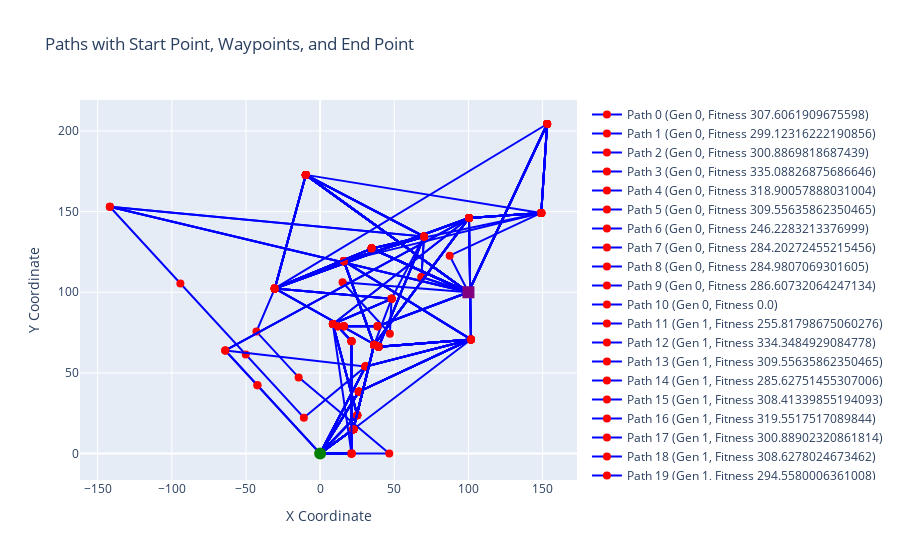

Write notebook code for a chart like this one.
### Code cell
import pandas as pd
import json
import plotly.graph_objects as go

# Define start and end points
start_point = (0, 0)  # Example: (X, Y)
end_point = (100, 100)  # Example: (X, Y)

# Load the CSV file
df = pd.read_csv("GenerticEvolution_20250208-1.csv")

# Parse the JSON string in the 'Waypoints' column
df["Waypoints"] = df["Waypoints"].apply(json.loads)

# Extract Waypoints into a separate DataFrame
waypoints_data = []
for index, row in df.iterrows():
    for waypoint in row["Waypoints"]:
        waypoints_data.append({
            "PathIndividual_ID": index,
            "X": waypoint["Position"]["X"],
            "Y": waypoint["Position"]["Y"],
            "GenerationNumber": row["Generation"],
            "Fitness": row["Fitness"]
        })

waypoints_df = pd.DataFrame(waypoints_data)

# Create a Plotly figure
fig = go.Figure()

# Group waypoints by PathIndividual_ID
grouped = waypoints_df.groupby("PathIndividual_ID")

# Add lines and markers for each path
for name, group in grouped:
    # Get the GenerationNumber for this path
    generation_number = group["GenerationNumber"].iloc[0]
    path_number = group["PathIndividual_ID"].iloc[0]
    fitness = group["Fitness"].iloc[0]
    
    # Combine StartPoint, Waypoints, and EndPoint into a single list of coordinates
    x_coords = [start_point[0]] + group["X"].tolist() + [end_point[0]]
    y_coords = [start_point[1]] + group["Y"].tolist() + [end_point[1]]

    # Add a trace for the path
    fig.add_trace(go.Scatter(
        x=x_coords,
        y=y_coords,
        mode='lines+markers',  # Draw lines and markers
        name=f"Path {name} (Gen {generation_number}, Fitness {fitness})",  # Include GenerationNumber in the legend
        line=dict(color='blue', width=2),  # Customize line color and width
        marker=dict(size=8, color='red'),  # Customize marker size and color
        text=f"Gen {generation_number}, Path {path_number}",  # Add hover text
        hoverinfo='text+x+y'  # Show hover information
    ))

# Add a trace for the start point
fig.add_trace(go.Scatter(
    x=[start_point[0]],
    y=[start_point[1]],
    mode='markers',
    name='Start Point',
    marker=dict(size=12, color='green', symbol='circle'),
    hoverinfo='text+x+y',
    text=["Start"]
))

# Add a trace for the end point
fig.add_trace(go.Scatter(
    x=[end_point[0]],
    y=[end_point[1]],
    mode='markers',
    name='End Point',
    marker=dict(size=12, color='purple', symbol='square'),
    hoverinfo='text+x+y',
    text=["End"]
))

# Update layout
fig.update_layout(
    title="Paths with Start Point, Waypoints, and End Point",
    xaxis_title="X Coordinate",
    yaxis_title="Y Coordinate",
    showlegend=True
)

# Show the plot
fig.show()

### Figure 1 — Plotly figure (JSON) as saved in the notebook; plotly's stock layout.template omitted (floating-point values rounded to 4 significant figures)
{"data": [{"hoverinfo": "text+x+y", "line": {"color": "blue", "width": 2}, "marker": {"color": "red", "size": 8}, "mode": "lines+markers", "name": "Path 0 (Gen 0, Fitness 307.6061909675598)", "text": "Gen 0, Path 0", "type": "scatter", "x": [0, 26.11, 101.7, 39.46, 70.06, -9.672, 100], "y": [0, 38.34, 70.73, 66.16, 134.6, 172.8, 100]}, {"hoverinfo": "text+x+y", "line": {"color": "blue", "width": 2}, "marker": {"color": "red", "size": 8}, "mode": "lines+markers", "name": "Path 1 (Gen 0, Fitness 299.12316222190856)", "text": "Gen 0, Path 1", "type": "scatter", "x": [0, 46.64, -14.52, -42.94, -30.56, 34.8, 100], "y": [0, 0, 47.21, 75.63, 102.4, 127.1, 100]}, {"hoverinfo": "text+x+y", "line": {"color": "blue", "width": 2}, "marker": {"color": "red", "size": 8}, "mode": "lines+markers", "name": "Path 2 (Gen 0, Fitness 300.8869818687439)", "text": "Gen 0, Path 2", "type": "scatter", "x": [0, 21.16, 8.584, 100.4, 149.1, 153.1, 100], "y": [0, 0, 80.27, 146.1, 149.2, 204.4, 100]}, {"hoverinfo": "text+x+y", "line": {"color": "blue", "width": 2}, "marker": {"color": "red", "size": 8}, "mode": "lines+markers", "name": "Path 3 (Gen 0, Fitness 335.08826875686646)", "text": "Gen 0, Path 3", "type": "scatter", "x": [0, 26.11, 101.7, 39.46, 70.06, -141.8, 100], "y": [0, 38.34, 70.73, 66.16, 134.6, 153.0, 100]}, {"hoverinfo": "text+x+y", "line": {"color": "blue", "width": 2}, "marker": {"color": "red", "size": 8}, "mode": "lines+markers", "name": "Path 4 (Gen 0, Fitness 318.90057888031004)", "text": "Gen 0, Path 4", "type": "scatter", "x": [0, 30.61, -10.97, -50.15, -94.25, -141.8, 100], "y": [0, 53.88, 22.22, 61.39, 105.5, 153.0, 100]}, {"hoverinfo": "text+x+y", "line": {"color": "blue", "width": 2}, "marker": {"color": "red", "size": 8}, "mode": "lines+markers", "name": "Path 5 (Gen 0, Fitness 309.55635862350465)", "text": "Gen 0, Path 5", "type": "scatter", "x": [0, -42.28, -63.94, 100.4, 149.1, 153.1, 100], "y": [0, 42.28, 63.94, 146.1, 149.2, 204.4, 100]}, {"hoverinfo": "text+x+y", "line": {"color": "blue", "width": 2}, "marker": {"color": "red", "size": 8}, "mode": "lines+markers", "name": "Path 6 (Gen 0, Fitness 246.2283213376999)", "text": "Gen 0, Path 6", "type": "scatter", "x": [0, 22.4, 36.39, 16.03, -30.56, 34.8, 100], "y": [0, 15.06, 67.39, 119.3, 102.4, 127.1, 100]}, {"hoverinfo": "text+x+y", "line": {"color": "blue", "width": 2}, "marker": {"color": "red", "size": 8}, "mode": "lines+markers", "name": "Path 7 (Gen 0, Fitness 284.20272455215456)", "text": "Gen 0, Path 7", "type": "scatter", "x": [0, 30.61, 101.7, 39.46, 70.06, 68.29, 100], "y": [0, 53.88, 70.73, 66.16, 134.6, 109.5, 100]}, {"hoverinfo": "text+x+y", "line": {"color": "blue", "width": 2}, "marker": {"color": "red", "size": 8}, "mode": "lines+markers", "name": "Path 8 (Gen 0, Fitness 284.9807069301605)", "text": "Gen 0, Path 8", "type": "scatter", "x": [0, 25.04, 8.584, 100.4, 149.1, 87.36, 100], "y": [0, 23.76, 80.27, 146.1, 149.2, 122.7, 100]}, {"hoverinfo": "text+x+y", "line": {"color": "blue", "width": 2}, "marker": {"color": "red", "size": 8}, "mode": "lines+markers", "name": "Path 9 (Gen 0, Fitness 286.60732064247134)", "text": "Gen 0, Path 9", "type": "scatter", "x": [0, 25.04, 8.584, 48.14, 47.02, 15.13, 100], "y": [0, 23.76, 80.27, 95.95, 74.29, 106.2, 100]}, {"hoverinfo": "text+x+y", "line": {"color": "blue", "width": 2}, "marker": {"color": "red", "size": 8}, "mode": "lines+markers", "name": "Path 10 (Gen 0, Fitness 0.0)", "text": "Gen 0, Path 10", "type": "scatter", "x": [0, 21.15, 21.15, 11.85, 16.02, 38.72, 100], "y": [0, 0, 69.6, 78.9, 78.9, 78.9, 100]}, {"hoverinfo": "text+x+y", "line": {"color": "blue", "width": 2}, "marker": {"color": "red", "size": 8}, "mode": "lines+markers", "name": "Path 11 (Gen 1, Fitness 255.81798675060276)", "text": "Gen 1, Path 11", "type": "scatter", "x": [0, 22.4, 36.39, 16.03, 70.06, -9.672, 100], "y": [0, 15.06, 67.39, 119.3, 134.6, 172.8, 100]}, {"hoverinfo": "text+x+y", "line": {"color": "blue", "width": 2}, "marker": {"color": "red", "size": 8}, "mode": "lines+markers", "name": "Path 12 (Gen 1, Fitness 334.3484929084778)", "text": "Gen 1, Path 12", "type": "scatter", "x": [0, 26.11, 101.7, 39.46, 70.06, -141.8, 100], "y": [0, 38.34, 70.73, 66.16, 134.6, 153.0, 100]}, {"hoverinfo": "text+x+y", "line": {"color": "blue", "width": 2}, "marker": {"color": "red", "size": 8}, "mode": "lines+markers", "name": "Path 13 (Gen 1, Fitness 309.55635862350465)", "text": "Gen 1, Path 13", "type": "scatter", "x": [0, -42.28, -63.94, 100.4, 149.1, 153.1, 100], "y": [0, 42.28, 63.94, 146.1, 149.2, 204.4, 100]}, {"hoverinfo": "text+x+y", "line": {"color": "blue", "width": 2}, "marker": {"color": "red", "size": 8}, "mode": "lines+markers", "name": "Path 14 (Gen 1, Fitness 285.62751455307006)", "text": "Gen 1, Path 14", "type": "scatter", "x": [0, 30.61, 101.7, 39.46, 70.06, 68.29, 100], "y": [0, 53.88, 70.73, 66.16, 134.6, 109.5, 100]}, {"hoverinfo": "text+x+y", "line": {"color": "blue", "width": 2}, "marker": {"color": "red", "size": 8}, "mode": "lines+markers", "name": "Path 15 (Gen 1, Fitness 308.41339855194093)", "text": "Gen 1, Path 15", "type": "scatter", "x": [0, 25.04, 8.584, 48.14, 70.06, -9.672, 100], "y": [0, 23.76, 80.27, 95.95, 134.6, 172.8, 100]}, {"hoverinfo": "text+x+y", "line": {"color": "blue", "width": 2}, "marker": {"color": "red", "size": 8}, "mode": "lines+markers", "name": "Path 16 (Gen 1, Fitness 319.5517517089844)", "text": "Gen 1, Path 16", "type": "scatter", "x": [0, 30.61, -63.94, 100.4, 149.1, 153.1, 100], "y": [0, 53.88, 63.94, 146.1, 149.2, 204.4, 100]}, {"hoverinfo": "text+x+y", "line": {"color": "blue", "width": 2}, "marker": {"color": "red", "size": 8}, "mode": "lines+markers", "name": "Path 17 (Gen 1, Fitness 300.88902320861814)", "text": "Gen 1, Path 17", "type": "scatter", "x": [0, 30.61, 101.7, 39.46, -30.56, 34.8, 100], "y": [0, 53.88, 70.73, 66.16, 102.4, 127.1, 100]}, {"hoverinfo": "text+x+y", "line": {"color": "blue", "width": 2}, "marker": {"color": "red", "size": 8}, "mode": "lines+markers", "name": "Path 18 (Gen 1, Fitness 308.6278024673462)", "text": "Gen 1, Path 18", "type": "scatter", "x": [0, 26.11, 101.7, 100.4, 149.1, 153.1, 100], "y": [0, 38.34, 70.73, 146.1, 149.2, 204.4, 100]}, {"hoverinfo": "text+x+y", "line": {"color": "blue", "width": 2}, "marker": {"color": "red", "size": 8}, "mode": "lines+markers", "name": "Path 19 (Gen 1, Fitness 294.5580006361008)", "text": "Gen 1, Path 19", "type": "scatter", "x": [0, 22.4, 36.39, 16.03, -30.56, 34.8, 100], "y": [0, 15.06, 67.39, 119.3, 102.4, 127.1, 100]}, {"hoverinfo": "text+x+y", "line": {"color": "blue", "width": 2}, "marker": {"color": "red", "size": 8}, "mode": "lines+markers", "name": "Path 20 (Gen 1, Fitness 303.14885261058805)", "text": "Gen 1, Path 20", "type": "scatter", "x": [0, 22.4, 36.39, 16.03, -30.56, -9.672, 100], "y": [0, 15.06, 67.39, 119.3, 102.4, 172.8, 100]}, {"hoverinfo": "text+x+y", "line": {"color": "blue", "width": 2}, "marker": {"color": "red", "size": 8}, "mode": "lines+markers", "name": "Path 21 (Gen 0, Fitness 0.0)", "text": "Gen 0, Path 21", "type": "scatter", "x": [0, 21.15, 21.15, 11.85, 16.02, 38.72, 100], "y": [0, 0, 69.6, 78.9, 78.9, 78.9, 100]}, {"hoverinfo": "text+x+y", "line": {"color": "blue", "width": 2}, "marker": {"color": "red", "size": 8}, "mode": "lines+markers", "name": "Path 22 (Gen 2, Fitness 310.5679682731628)", "text": "Gen 2, Path 22", "type": "scatter", "x": [0, 22.4, 36.39, 100.4, 149.1, 153.1, 100], "y": [0, 15.06, 67.39, 146.1, 149.2, 204.4, 100]}, {"hoverinfo": "text+x+y", "line": {"color": "blue", "width": 2}, "marker": {"color": "red", "size": 8}, "mode": "lines+markers", "name": "Path 23 (Gen 2, Fitness 307.1224054336548)", "text": "Gen 2, Path 23", "type": "scatter", "x": [0, 26.11, 101.7, 39.46, -30.56, 34.8, 100], "y": [0, 38.34, 70.73, 66.16, 102.4, 127.1, 100]}, {"hoverinfo": "text+x+y", "line": {"color": "blue", "width": 2}, "marker": {"color": "red", "size": 8}, "mode": "lines+markers", "name": "Path 24 (Gen 2, Fitness 310.5679682731628)", "text": "Gen 2, Path 24", "type": "scatter", "x": [0, 22.4, 36.39, 100.4, 149.1, 153.1, 100], "y": [0, 15.06, 67.39, 146.1, 149.2, 204.4, 100]}, {"hoverinfo": "text+x+y", "line": {"color": "blue", "width": 2}, "marker": {"color": "red", "size": 8}, "mode": "lines+markers", "name": "Path 25 (Gen 2, Fitness 318.075266456604)", "text": "Gen 2, Path 25", "type": "scatter", "x": [0, 30.61, 101.7, 39.46, 70.06, -9.672, 100], "y": [0, 53.88, 70.73, 66.16, 134.6, 172.8, 100]}, {"hoverinfo": "text+x+y", "line": {"color": "blue", "width": 2}, "marker": {"color": "red", "size": 8}, "mode": "lines+markers", "name": "Path 26 (Gen 2, Fitness 295.7977264404297)", "text": "Gen 2, Path 26", "type": "scatter", "x": [0, 22.4, 36.39, 16.03, 70.06, 34.8, 100], "y": [0, 15.06, 67.39, 119.3, 134.6, 127.1, 100]}, {"hoverinfo": "text+x+y", "line": {"color": "blue", "width": 2}, "marker": {"color": "red", "size": 8}, "mode": "lines+markers", "name": "Path 27 (Gen 2, Fitness 324.2992250442505)", "text": "Gen 2, Path 27", "type": "scatter", "x": [0, 30.61, 101.7, 16.03, 70.06, -9.672, 100], "y": [0, 53.88, 70.73, 119.3, 134.6, 172.8, 100]}, {"hoverinfo": "text+x+y", "line": {"color": "blue", "width": 2}, "marker": {"color": "red", "size": 8}, "mode": "lines+markers", "name": "Path 28 (Gen 2, Fitness 311.8976713180542)", "text": "Gen 2, Path 28", "type": "scatter", "x": [0, 25.04, 8.584, 48.14, -30.56, -9.672, 100], "y": [0, 23.76, 80.27, 95.95, 102.4, 172.8, 100]}, {"hoverinfo": "text+x+y", "line": {"color": "blue", "width": 2}, "marker": {"color": "red", "size": 8}, "mode": "lines+markers", "name": "Path 29 (Gen 2, Fitness 306.22198457717894)", "text": "Gen 2, Path 29", "type": "scatter", "x": [0, 22.4, 36.39, 16.03, -30.56, -9.672, 100], "y": [0, 15.06, 67.39, 119.3, 102.4, 172.8, 100]}, {"hoverinfo": "text+x+y", "line": {"color": "blue", "width": 2}, "marker": {"color": "red", "size": 8}, "mode": "lines+markers", "name": "Path 30 (Gen 2, Fitness 315.7132574081421)", "text": "Gen 2, Path 30", "type": "scatter", "x": [0, 26.11, 101.7, 39.46, -30.56, -9.672, 100], "y": [0, 38.34, 70.73, 66.16, 102.4, 172.8, 100]}, {"hoverinfo": "text+x+y", "line": {"color": "blue", "width": 2}, "marker": {"color": "red", "size": 8}, "mode": "lines+markers", "name": "Path 31 (Gen 2, Fitness 320.599520111084)", "text": "Gen 2, Path 31", "type": "scatter", "x": [0, 26.11, 101.7, 100.4, -30.56, 34.8, 100], "y": [0, 38.34, 70.73, 146.1, 102.4, 127.1, 100]}, {"hoverinfo": "text+x+y", "line": {"color": "blue", "width": 2}, "marker": {"color": "red", "size": 8}, "mode": "lines+markers", "name": "Path 32 (Gen 0, Fitness 0.0)", "text": "Gen 0, Path 32", "type": "scatter", "x": [0, 21.15, 21.15, 11.85, 16.02, 38.72, 100], "y": [0, 0, 69.6, 78.9, 78.9, 78.9, 100]}, {"hoverinfo": "text+x+y", "line": {"color": "blue", "width": 2}, "marker": {"color": "red", "size": 8}, "mode": "lines+markers", "name": "Path 33 (Gen 3, Fitness 327.76056413650514)", "text": "Gen 3, Path 33", "type": "scatter", "x": [0, 22.4, 36.39, 100.4, -30.56, -9.672, 100], "y": [0, 15.06, 67.39, 146.1, 102.4, 172.8, 100]}, {"hoverinfo": "text+x+y", "line": {"color": "blue", "width": 2}, "marker": {"color": "red", "size": 8}, "mode": "lines+markers", "name": "Path 34 (Gen 3, Fitness 320.599520111084)", "text": "Gen 3, Path 34", "type": "scatter", "x": [0, 26.11, 101.7, 100.4, -30.56, 34.8, 100], "y": [0, 38.34, 70.73, 146.1, 102.4, 127.1, 100]}, {"hoverinfo": "text+x+y", "line": {"color": "blue", "width": 2}, "marker": {"color": "red", "size": 8}, "mode": "lines+markers", "name": "Path 35 (Gen 3, Fitness 325.4912696838379)", "text": "Gen 3, Path 35", "type": "scatter", "x": [0, 26.11, 101.7, 16.03, 70.06, -9.672, 100], "y": [0, 38.34, 70.73, 119.3, 134.6, 172.8, 100]}, {"hoverinfo": "text+x+y", "line": {"color": "blue", "width": 2}, "marker": {"color": "red", "size": 8}, "mode": "lines+markers", "name": "Path 36 (Gen 3, Fitness 294.959192943573)", "text": "Gen 3, Path 36", "type": "scatter", "x": [0, 22.4, 36.39, 16.03, 70.06, 34.8, 100], "y": [0, 15.06, 67.39, 119.3, 134.6, 127.1, 100]}, {"hoverinfo": "text+x+y", "line": {"color": "blue", "width": 2}, "marker": {"color": "red", "size": 8}, "mode": "lines+markers", "name": "Path 37 (Gen 3, Fitness 303.3068193435669)", "text": "Gen 3, Path 37", "type": "scatter", "x": [0, 25.04, 8.584, 48.14, -30.56, 34.8, 100], "y": [0, 23.76, 80.27, 95.95, 102.4, 127.1, 100]}, {"hoverinfo": "text+x+y", "line": {"color": "blue", "width": 2}, "marker": {"color": "red", "size": 8}, "mode": "lines+markers", "name": "Path 38 (Gen 3, Fitness 316.8528866767884)", "text": "Gen 3, Path 38", "type": "scatter", "x": [0, 22.4, 36.39, 16.03, 149.1, 153.1, 100], "y": [0, 15.06, 67.39, 119.3, 149.2, 204.4, 100]}, {"hoverinfo": "text+x+y", "line": {"color": "blue", "width": 2}, "marker": {"color": "red", "size": 8}, "mode": "lines+markers", "name": "Path 39 (Gen 3, Fitness 313.53027000427244)", "text": "Gen 3, Path 39", "type": "scatter", "x": [0, 30.61, 101.7, 16.03, -30.56, 34.8, 100], "y": [0, 53.88, 70.73, 119.3, 102.4, 127.1, 100]}, {"hoverinfo": "text+x+y", "line": {"color": "blue", "width": 2}, "marker": {"color": "red", "size": 8}, "mode": "lines+markers", "name": "Path 40 (Gen 3, Fitness 310.83495836257936)", "text": "Gen 3, Path 40", "type": "scatter", "x": [0, 22.4, 101.7, 39.46, -30.56, 34.8, 100], "y": [0, 15.06, 70.73, 66.16, 102.4, 127.1, 100]}, {"hoverinfo": "text+x+y", "line": {"color": "blue", "width": 2}, "marker": {"color": "red", "size": 8}, "mode": "lines+markers", "name": "Path 41 (Gen 3, Fitness 308.4806652069092)", "text": "Gen 3, Path 41", "type": "scatter", "x": [0, 26.11, 101.7, 16.03, 70.06, 34.8, 100], "y": [0, 38.34, 70.73, 119.3, 134.6, 127.1, 100]}, {"hoverinfo": "text+x+y", "line": {"color": "blue", "width": 2}, "marker": {"color": "red", "size": 8}, "mode": "lines+markers", "name": "Path 42 (Gen 3, Fitness 328.53324975967405)", "text": "Gen 3, Path 42", "type": "scatter", "x": [0, 22.4, 36.39, 100.4, 149.1, -9.672, 100], "y": [0, 15.06, 67.39, 146.1, 149.2, 172.8, 100]}, {"hoverinfo": "text+x+y", "line": {"color": "blue", "width": 2}, "marker": {"color": "red", "size": 8}, "mode": "lines+markers", "name": "Path 43 (Gen 0, Fitness 0.0)", "text": "Gen 0, Path 43", "type": "scatter", "x": [0, 21.15, 21.15, 11.85, 16.02, 38.72, 100], "y": [0, 0, 69.6, 78.9, 78.9, 78.9, 100]}, {"hoverinfo": "text+x+y", "line": {"color": "blue", "width": 2}, "marker": {"color": "red", "size": 8}, "mode": "lines+markers", "name": "Path 44 (Gen 4, Fitness 328.8603253364563)", "text": "Gen 4, Path 44", "type": "scatter", "x": [0, 22.4, 36.39, 100.4, -30.56, -9.672, 100], "y": [0, 15.06, 67.39, 146.1, 102.4, 172.8, 100]}, {"hoverinfo": "text+x+y", "line": {"color": "blue", "width": 2}, "marker": {"color": "red", "size": 8}, "mode": "lines+markers", "name": "Path 45 (Gen 4, Fitness 331.3042943954468)", "text": "Gen 4, Path 45", "type": "scatter", "x": [0, 25.04, 8.584, 48.14, -30.56, 153.1, 100], "y": [0, 23.76, 80.27, 95.95, 102.4, 204.4, 100]}, {"hoverinfo": "text+x+y", "line": {"color": "blue", "width": 2}, "marker": {"color": "red", "size": 8}, "mode": "lines+markers", "name": "Path 46 (Gen 4, Fitness 322.37692947387694)", "text": "Gen 4, Path 46", "type": "scatter", "x": [0, 26.11, 101.7, 100.4, -30.56, 34.8, 100], "y": [0, 38.34, 70.73, 146.1, 102.4, 127.1, 100]}, {"hoverinfo": "text+x+y", "line": {"color": "blue", "width": 2}, "marker": {"color": "red", "size": 8}, "mode": "lines+markers", "name": "Path 47 (Gen 4, Fitness 319.16971216201785)", "text": "Gen 4, Path 47", "type": "scatter", "x": [0, 22.4, 36.39, 100.4, -30.56, 34.8, 100], "y": [0, 15.06, 67.39, 146.1, 102.4, 127.1, 100]}, {"hoverinfo": "text+x+y", "line": {"color": "blue", "width": 2}, "marker": {"color": "red", "size": 8}, "mode": "lines+markers", "name": "Path 48 (Gen 4, Fitness 294.959192943573)", "text": "Gen 4, Path 48", "type": "scatter", "x": [0, 22.4, 36.39, 16.03, 70.06, 34.8, 100], "y": [0, 15.06, 67.39, 119.3, 134.6, 127.1, 100]}, {"hoverinfo": "text+x+y", "line": {"color": "blue", "width": 2}, "marker": {"color": "red", "size": 8}, "mode": "lines+markers", "name": "Path 49 (Gen 4, Fitness 308.4806652069092)", "text": "Gen 4, Path 49", "type": "scatter", "x": [0, 26.11, 101.7, 16.03, 70.06, 34.8, 100], "y": [0, 38.34, 70.73, 119.3, 134.6, 127.1, 100]}, {"hoverinfo": "text+x+y", "line": {"color": "blue", "width": 2}, "marker": {"color": "red", "size": 8}, "mode": "lines+markers", "name": "Path 50 (Gen 4, Fitness 328.8603253364563)", "text": "Gen 4, Path 50", "type": "scatter", "x": [0, 22.4, 36.39, 100.4, -30.56, -9.672, 100], "y": [0, 15.06, 67.39, 146.1, 102.4, 172.8, 100]}, {"hoverinfo": "text+x+y", "line": {"color": "blue", "width": 2}, "marker": {"color": "red", "size": 8}, "mode": "lines+markers", "name": "Path 51 (Gen 4, Fitness 312.76498384475707)", "text": "Gen 4, Path 51", "type": "scatter", "x": [0, 22.4, 36.39, 100.4, 149.1, 34.8, 100], "y": [0, 15.06, 67.39, 146.1, 149.2, 127.1, 100]}, {"hoverinfo": "text+x+y", "line": {"color": "blue", "width": 2}, "marker": {"color": "red", "size": 8}, "mode": "lines+markers", "name": "Path 52 (Gen 4, Fitness 311.9697974205017)", "text": "Gen 4, Path 52", "type": "scatter", "x": [0, 22.4, 36.39, 16.03, 70.06, -9.672, 100], "y": [0, 15.06, 67.39, 119.3, 134.6, 172.8, 100]}, {"hoverinfo": "text+x+y", "line": {"color": "blue", "width": 2}, "marker": {"color": "red", "size": 8}, "mode": "lines+markers", "name": "Path 53 (Gen 4, Fitness 299.7243863105774)", "text": "Gen 4, Path 53", "type": "scatter", "x": [0, 22.4, 36.39, 48.14, -30.56, 34.8, 100], "y": [0, 15.06, 67.39, 95.95, 102.4, 127.1, 100]}, {"hoverinfo": "text+x+y", "line": {"color": "blue", "width": 2}, "marker": {"color": "red", "size": 8}, "mode": "lines+markers", "name": "Path 54 (Gen 0, Fitness 0.0)", "text": "Gen 0, Path 54", "type": "scatter", "x": [0, 21.15, 21.15, 11.85, 16.02, 38.72, 100], "y": [0, 0, 69.6, 78.9, 78.9, 78.9, 100]}, {"hoverinfo": "text+x+y", "marker": {"color": "green", "size": 12, "symbol": "circle"}, "mode": "markers", "name": "Start Point", "text": ["Start"], "type": "scatter", "x": [0], "y": [0]}, {"hoverinfo": "text+x+y", "marker": {"color": "purple", "size": 12, "symbol": "square"}, "mode": "markers", "name": "End Point", "text": ["End"], "type": "scatter", "x": [100], "y": [100]}], "layout": {"showlegend": true, "title": {"text": "Paths with Start Point, Waypoints, and End Point"}, "xaxis": {"title": {"text": "X Coordinate"}}, "yaxis": {"title": {"text": "Y Coordinate"}}}}
